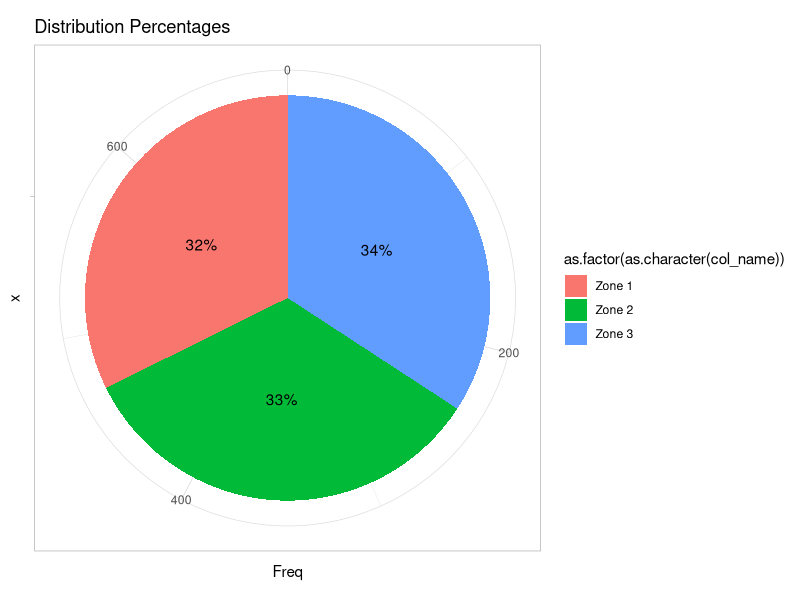
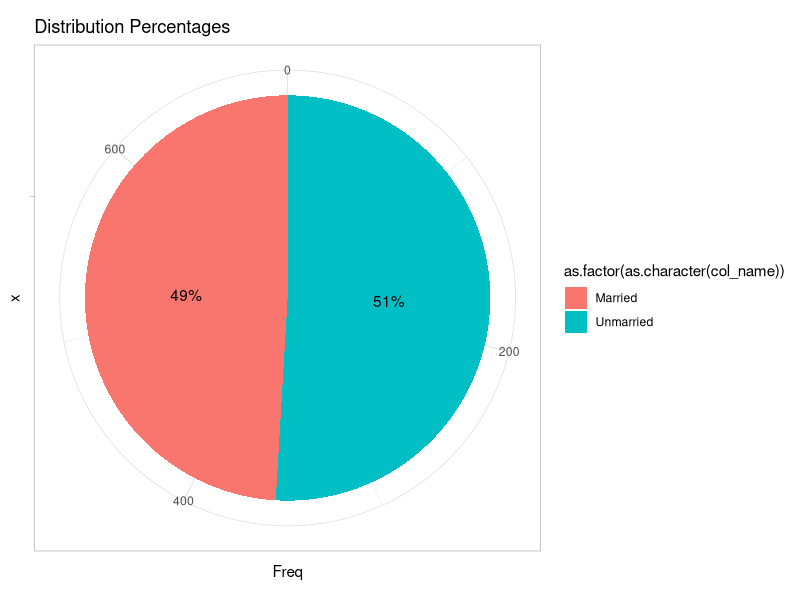
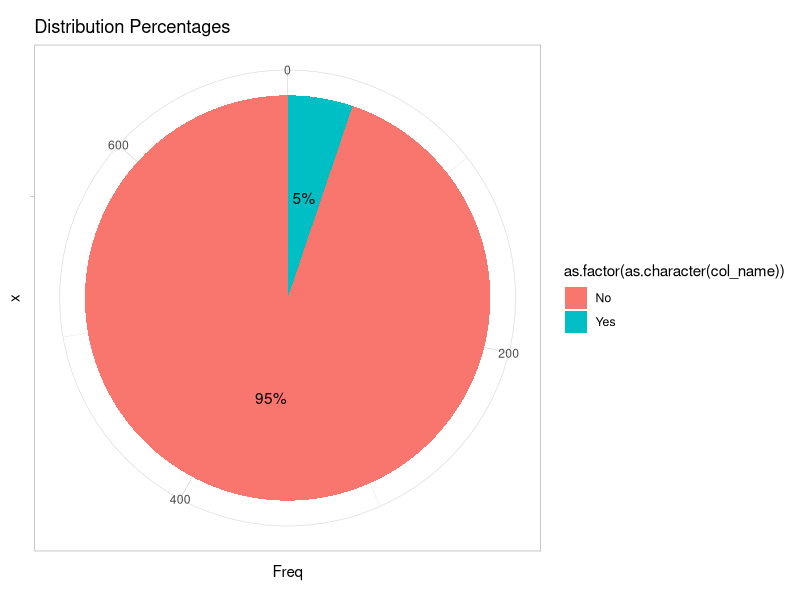
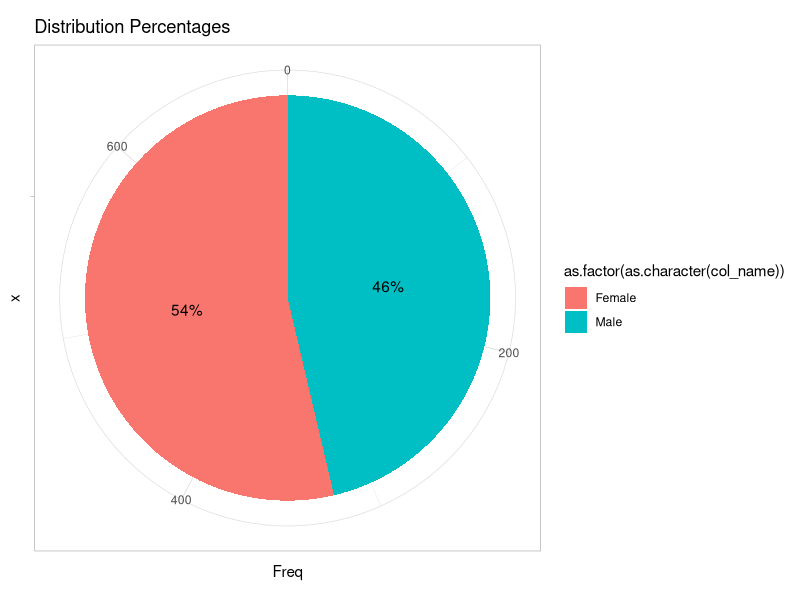
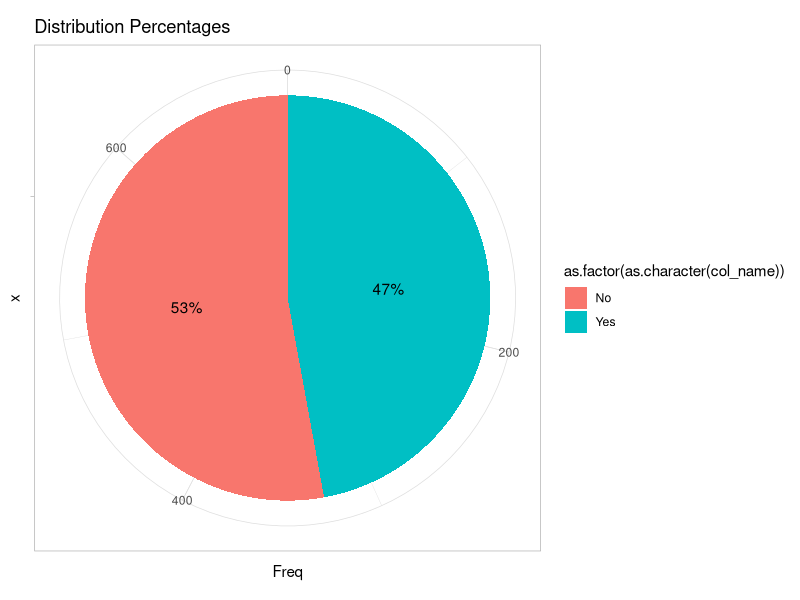
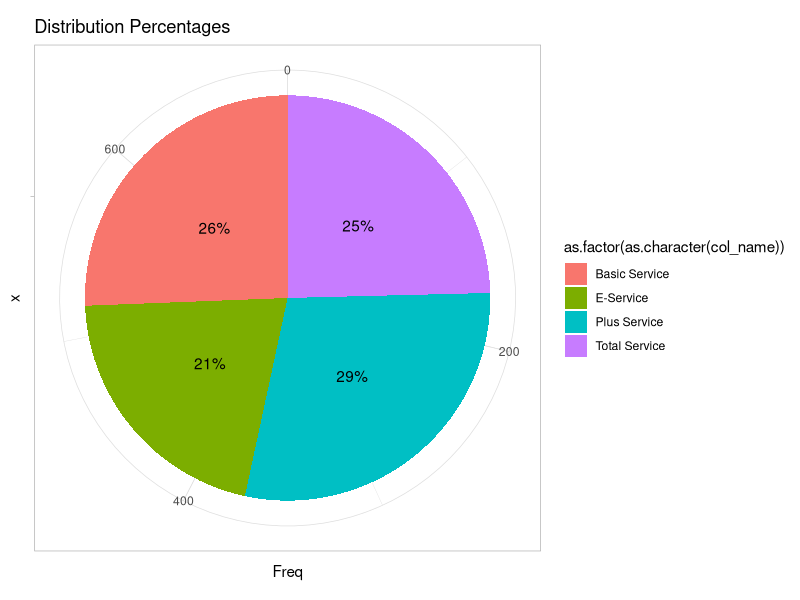
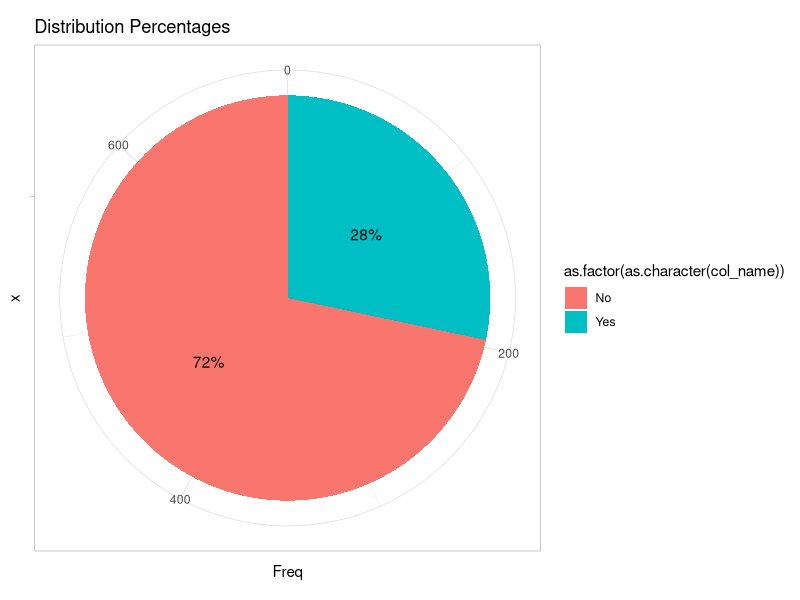
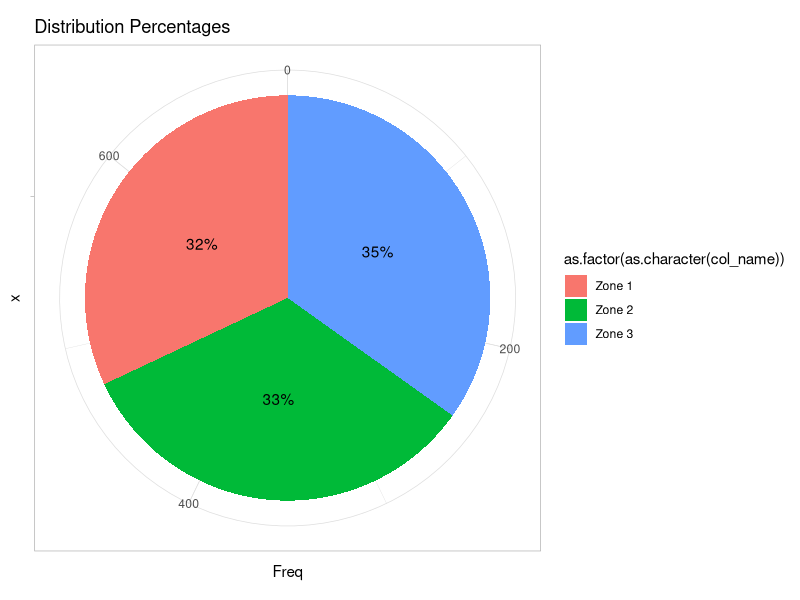

Source code (R) for these figures, in order:
## ---- chunk 1
library(readxl)
Telecommunication_Data <- read_excel("Telecommunication Data.xlsx")
View(Telecommunication_Data)
## ---- chunk 2
head(Telecommunication_Data)
## ---- chunk 3
colnames(Telecommunication_Data)
## ---- chunk 4
missing_values = data.frame(columns = colnames(Telecommunication_Data),
                            vals_missing = colSums(is.na(Telecommunication_Data)),
                            perc_missing = colMeans(is.na(Telecommunication_Data)) * 100)

head(missing_values)
## ---- chunk 5
# columns with more than 50% missing values need to be removed 
Telecommunication_Data = Telecommunication_Data[rowMeans(is.na(Telecommunication_Data))< 0.5, colMeans(is.na(Telecommunication_Data)) < 0.5]
colnames(Telecommunication_Data)
## ---- chunk 6
set.seed(123)

# split witha 70/30 ration
ind = sample(1:nrow(Telecommunication_Data), 0.7 * nrow(Telecommunication_Data))

train = Telecommunication_Data[ind,]
test = Telecommunication_Data[-ind,]

nrow(train)
nrow(test)
## ---- chunk 7
linear_regress_data = train
## ---- chunk 8
library(dplyr, warn.conflicts = FALSE)

char_columns = colnames(linear_regress_data %>% select_if(is.character))
char_columns
## ---- chunk 9
library(ggplot2)
plot_distrib = function(col_name){
  # convert the data into columns
  col_vals = data.frame(table(col_name))
  col_vals$percent = col_vals$Freq / sum(col_vals$Freq) * 100
  # plot the distibution
  plot = ggplot(col_vals, aes(x = "", y = Freq, fill = as.factor(as.character(col_name)))) +
    geom_bar(stat = "identity") +
    coord_polar("y") +
    geom_text(aes(label = paste0(round(percent), "%")), position = position_stack(vjust = 0.5)) +
    ggtitle("Distribution Percentages") +
    theme_light()
  return(plot)
}
## ---- chunk 10
char_columns
## ---- chunk 11
print("Distribution of Region")
img = plot_distrib(linear_regress_data$region)
print(img)
## ---- chunk 12
print("Distribution of Marital")
img = plot_distrib(linear_regress_data$marital)
print(img)
## ---- chunk 13
print("Distribution of Retire")
img = plot_distrib(linear_regress_data$retire)
print(img)
## ---- chunk 14
print("Distribution of Gender")
img = plot_distrib(linear_regress_data$gender)
print(img)
## ---- chunk 15
print("Distribution of TollFree")
img = plot_distrib(linear_regress_data$tollfree)
print(img)
## ---- chunk 16
print("Distribution of Custcat")
img = plot_distrib(linear_regress_data$custcat)
print(img)
## ---- chunk 17
print("Distribution of Churn")
img = plot_distrib(linear_regress_data$churn)
print(img)
## ---- chunk 18
# using random forest regression to impute 
# categorical values are better replaced by mode

# calculate mode
calc_mod = function(x){
  uniq_x = unique(x)
  uniq_x[which.max(tabulate(match(x, uniq_x)))]
}

# use ifelse to replace with mode otherwise retain the data
linear_regress_data$region = ifelse(is.na(linear_regress_data$region),calc_mod(linear_regress_data$region),                      linear_regress_data$region)

# confirm if there is still na data in region
if(any(is.na(linear_regress_data$region))){
  print("There are still na values")
}else{
  print("There are no na values")
}
## ---- chunk 19
plt = plot_distrib(linear_regress_data$region)
print(plt)
## ---- chunk 20
linear_regress_data$marital = ifelse(is.na(linear_regress_data$marital),calc_mod(linear_regress_data$marital),                      linear_regress_data$marital)

# confirm if there is still na data in region
if(any(is.na(linear_regress_data$marital))){
  print("There are still na values")
}else{
  print("There are no na values")
}
## ---- chunk 21
plt = plot_distrib(linear_regress_data$marital)
print(plt)
## ---- chunk 22
linear_regress_data$retire = ifelse(is.na(linear_regress_data$retire),calc_mod(linear_regress_data$retire),                      linear_regress_data$retire)

# confirm if there is still na data in region
if(any(is.na(linear_regress_data$retire))){
  print("There are still na values")
}else{
  print("There are no na values")
}
## ---- chunk 23
plt = plot_distrib(linear_regress_data$retire)
print(plt)
## ---- chunk 24
linear_regress_data$gender = ifelse(is.na(linear_regress_data$gender),calc_mod(linear_regress_data$gender),                      linear_regress_data$gender)

# confirm if there is still na data in region
if(any(is.na(linear_regress_data$gender))){
  print("There are still na values")
}else{
  print("There are no na values")
}

plt = plot_distrib(linear_regress_data$gender)
print(plt)
## ---- chunk 25
linear_regress_data$tollfree = ifelse(is.na(linear_regress_data$tollfree),calc_mod(linear_regress_data$tollfree),                      linear_regress_data$tollfree)

# confirm if there is still na data in region
if(any(is.na(linear_regress_data$tollfree))){
  print("There are still na values")
}else{
  print("There are no na values")
}

plt = plot_distrib(linear_regress_data$tollfree)
print(plt)
## ---- chunk 26
linear_regress_data$custcat = ifelse(is.na(linear_regress_data$custcat),calc_mod(linear_regress_data$custcat),                      linear_regress_data$custcat)

# confirm if there is still na data in region
if(any(is.na(linear_regress_data$custcat))){
  print("There are still na values")
}else{
  print("There are no na values")
}

plt = plot_distrib(linear_regress_data$custcat)
print(plt)
## ---- chunk 27
linear_regress_data$churn = ifelse(is.na(linear_regress_data$churn),calc_mod(linear_regress_data$churn),                      linear_regress_data$churn)

# confirm if there is still na data in region
if(any(is.na(linear_regress_data$churn))){
  print("There are still na values")
}else{
  print("There are no na values")
}

plt = plot_distrib(linear_regress_data$churn)
print(plt)
## ---- chunk 28
char_columns
## ---- chunk 29
unique(linear_regress_data$region)
## ---- chunk 30
linear_regress_data$region = ifelse(linear_regress_data$region == "Zone 1", 1, ifelse(
  linear_regress_data$region == "Zone 2", 2, ifelse(
    linear_regress_data$region == "Zone 3", 3, linear_regress_data$region
  )
))
## ---- chunk 31
unique(linear_regress_data$marital)
## ---- chunk 32
linear_regress_data$marital = ifelse(linear_regress_data$marital == "Unmarried", 1, ifelse(
  linear_regress_data$marital == "Married", 2, linear_regress_data$marital
  )
) 
## ---- chunk 33
unique(linear_regress_data$retire)
## ---- chunk 34
linear_regress_data$retire = ifelse(linear_regress_data$retire == "No", 1, ifelse(
  linear_regress_data$retire == "Yes", 2, linear_regress_data$retire
  )
) 
## ---- chunk 35
unique(linear_regress_data$gender)
## ---- chunk 36
linear_regress_data$gender = ifelse(linear_regress_data$gender == "Female", 1, ifelse(
  linear_regress_data$gender == "Male", 2, linear_regress_data$gender
  )
) 
## ---- chunk 37
unique(linear_regress_data$tollfree)
## ---- chunk 38
linear_regress_data$tollfree = ifelse(linear_regress_data$tollfree == "No", 1, ifelse(
  linear_regress_data$tollfree == "Yes", 2, linear_regress_data$tollfree
  )
) 
## ---- chunk 39
unique(linear_regress_data$custcat)
## ---- chunk 40
linear_regress_data$custcat = ifelse(linear_regress_data$custcat == "Plus Service", 1, ifelse(
  linear_regress_data$custcat == "Total Service", 2,ifelse(
  linear_regress_data$custcat == "E-Service", 3,ifelse(
  linear_regress_data$custcat == "Basic Service", 4, linear_regress_data$custcat
  )
)))
## ---- chunk 41
unique(linear_regress_data$churn)
## ---- chunk 42
linear_regress_data$churn = ifelse(linear_regress_data$churn == "No", 1, ifelse(
  linear_regress_data$churn == "Yes", 2, linear_regress_data$churn
  )
) 
## ---- chunk 43
linear_regress_data = linear_regress_data %>% mutate(across(all_of(char_columns), as.factor))
head(linear_regress_data)
## ---- chunk 44
non_factor = colnames(linear_regress_data %>% select_if(is.numeric))
non_factor
## ---- chunk 45
# using a density plot to assess the distribution of the data 

plot_density = function(data_set,num_col){
  ggplot(data_set, aes(x = data_set[[num_col]]))+
    geom_density(fill = "lightblue", color = "blue")+
    ggtitle(paste("Density Plot of", num_col))+
    xlab(num_col)+
    ylab("Density")+
    theme_minimal()
}
## ---- chunk 46
# plot

plot_density(linear_regress_data,"tenure")
## ---- chunk 47
# IMPUTE data
set.seed(123)
rand_val = function(data, column_name, low = 0, up = 1){
  data[[column_name]] = ifelse(is.na(data[[column_name]]), runif(sum(is.na(data[[column_name]])), min = low, max = up), data[[column_name]])
  return(data)
}
## ---- chunk 48
linear_regress_data=rand_val(linear_regress_data, "tenure")

if(any(is.na(linear_regress_data$tenure))){
  print(paste("there are na values", "tenure"))
}else{
  print(paste("there are no na values", "tenure"))
}
## ---- chunk 49
# new disribution of tenure
plot_density(linear_regress_data, "tenure")
## ---- chunk 50
plot_density(linear_regress_data, "age")
## ---- chunk 51
linear_regress_data = rand_val(linear_regress_data, "age")

if(any(is.na(linear_regress_data$tenure))){
  print(paste("there are na values", "age"))
}else{
  print(paste("there are no na values", "age"))
}
## ---- chunk 52
plot_density(linear_regress_data, "age")
## ---- chunk 53
plot_density(linear_regress_data, "address")
## ---- chunk 54
linear_regress_data = rand_val(linear_regress_data, "address")

if(any(is.na(linear_regress_data$tenure))){
  print(paste("there are na values", "address"))
}else{
  print(paste("there are no na values", "address"))
}
## ---- chunk 55
plot_density(linear_regress_data, "address")
## ---- chunk 56
plot_density(linear_regress_data, "income")
## ---- chunk 57
linear_regress_data = rand_val(linear_regress_data, "income")

if(any(is.na(linear_regress_data$income))){
  print(paste("there are na values", "income"))
}else{
  print(paste("there are no na values", "income"))
}
## ---- chunk 58
plot_density(linear_regress_data, "income")
## ---- chunk 59
plot_density(linear_regress_data, "employ")
## ---- chunk 60
linear_regress_data = rand_val(linear_regress_data, "employ")

if(any(is.na(linear_regress_data$employ))){
  print(paste("there are na values", "employ"))
}else{
  print(paste("there are no na values", "employ"))
}
## ---- chunk 61
plot_density(linear_regress_data, "employ")
## ---- chunk 62
plot_density(linear_regress_data, "reside")
## ---- chunk 63
linear_regress_data = rand_val(linear_regress_data, "reside")

if(any(is.na(linear_regress_data$reside))){
  print(paste("there are na values", "reside"))
}else{
  print(paste("there are no na values", "reside"))
}
## ---- chunk 64
plot_density(linear_regress_data, "reside")
## ---- chunk 65
plot_density(linear_regress_data, "tollten")
## ---- chunk 66
linear_regress_data = rand_val(linear_regress_data, "tollten")

if(any(is.na(linear_regress_data$tollten))){
  print(paste("there are na values", "tollten"))
}else{
  print(paste("there are no na values", "tollten"))
}
## ---- chunk 67
plot_density(linear_regress_data, "tollten")
## ---- chunk 68
plot_density(linear_regress_data, "equipten")
## ---- chunk 69
linear_regress_data = rand_val(linear_regress_data, "equipten")

if(any(is.na(linear_regress_data$equipten))){
  print(paste("there are na values", "equipten"))
}else{
  print(paste("there are no na values", "equipten"))
}
## ---- chunk 70
plot_density(linear_regress_data, "equipten")
## ---- chunk 71
plot_density(linear_regress_data, "cardten")
## ---- chunk 72
linear_regress_data = rand_val(linear_regress_data, "cardten")

if(any(is.na(linear_regress_data$cardten))){
  print(paste("there are na values", "cardten"))
}else{
  print(paste("there are no na values", "cardten"))
}
## ---- chunk 73
plot_density(linear_regress_data, "cardten")
## ---- chunk 74
plot_density(linear_regress_data, "wireten")
## ---- chunk 75
linear_regress_data = rand_val(linear_regress_data, "wireten")

if(any(is.na(linear_regress_data$wireten))){
  print(paste("there are na values", "wireten"))
}else{
  print(paste("there are no na values", "wireten"))
}
## ---- chunk 76
plot_density(linear_regress_data, "wireten")
## ---- chunk 77
plot_density(linear_regress_data, "loglong")
## ---- chunk 78
linear_regress_data = rand_val(linear_regress_data, "loglong")

if(any(is.na(linear_regress_data$loglong))){
  print(paste("there are na values", "loglong"))
}else{
  print(paste("there are no na values", "loglong"))
}
## ---- chunk 79
plot_density(linear_regress_data, "loglong")
## ---- chunk 80
plot_density(linear_regress_data, "logcard")
## ---- chunk 81
linear_regress_data = rand_val(linear_regress_data, "logcard")

if(any(is.na(linear_regress_data$logcard))){
  print(paste("there are na values", "logcard"))
}else{
  print(paste("there are no na values", "logcard"))
}
## ---- chunk 82
plot_density(linear_regress_data, "logcard")
## ---- chunk 83
# round off all values that are not 
# Age - 3
# employ - 7
# address - 5
# Tenure - 2
# income - 6
# reside - 10
linear_regress_data[, c(3, 7, 5, 2, 6,10)][,
                                            sapply(linear_regress_data[, c(3, 7, 5, 2, 6, 10)], is.numeric)] = round(linear_regress_data[, c(3, 7, 5, 2, 6, 10)][,
                                            sapply(linear_regress_data[, c(3, 7, 5, 2, 6, 10)], is.numeric)])

## ---- chunk 84
linear_regress_model = lm(age~., data = linear_regress_data)
summary(linear_regress_model)
## ---- chunk 85
# using the key predictor values only 
linear_regress_model_2 = lm(age~marital + address + employ + retire+ gender + reside + logcard, data = linear_regress_data)
summary(linear_regress_model_2)
## ---- chunk 86
linear_regress_model_3 = lm(age~marital + address + employ + retire+ reside + logcard, data = linear_regress_data)
summary(linear_regress_model_3)
## ---- chunk 87
any(is.na(linear_regress_data))
## ---- chunk 88
library(lmtest)
homoscedastisty_test = bptest(linear_regress_model)
homoscedastisty_test
## ---- chunk 89
homoscedastisty_test_2 = bptest(linear_regress_model_2)
homoscedastisty_test_2
## ---- chunk 90
homoscedastisty_test_3 = bptest(linear_regress_model_3)
homoscedastisty_test_3
## ---- chunk 91
linear_regress_residuals <- residuals(linear_regress_model_3)

# QQ plot 
qqnorm(linear_regress_residuals)
qqline(linear_regress_residuals, col = 2)
## ---- chunk 92
# residuals fitted value plot 
library(ggplot2)

res_fit = data.frame(fitted = linear_regress_model_3$fitted.values,
                     residual = linear_regress_model_3$residuals)

ggplot(data = res_fit,
       aes(x = fitted, y = residual)) +
  geom_point()+
  geom_hline(yintercept = 0, linetype = "dashed", color = "red") +
  labs(
    x = "fitted values",
    y = "residuals",
    title = "Fitted value Residual Plot"
  )
## ---- chunk 93
library(car, warn.conflicts = FALSE)

var_inf = vif(linear_regress_model_3)
var_inf
## ---- chunk 94
test= na.omit(test)
# age~marital + address + employ + retire+ reside + logcard
test$marital = ifelse(test$marital == "Unmarried", 1, ifelse(
  test$marital == "Married", 2, test$marital
))
test$retire = ifelse(test$retire == "No", 1, ifelse(
  test$retire == "Yes", 2, test$retire
))
predict_mod = predict(linear_regress_model_3,
                       test)
predict_mod = ifelse(predict_mod > 0.5, 1, 0)

actual_lm_val = test$age
mse = mean((predict_mod - actual_lm_val)^2)
rmse = sqrt(mse)

cat("The mean squared error is", mse, " with a rmse of ", rmse)
## ---- chunk 95
age_range = max(Telecommunication_Data$age, na.rm = TRUE) - min(Telecommunication_Data$age, na.rm = TRUE)
age_range
## ---- chunk 96
binom_regress_data = linear_regress_data
## ---- chunk 97
# encoding marital
binom_regress_data$marital = ifelse(binom_regress_data$marital == 1, 1, 0)
min(binom_regress_data$marital)
max(binom_regress_data$marital)
## ---- chunk 98
binom_model = glm(marital~., data = binom_regress_data, family = "binomial")
summary(binom_model)
## ---- chunk 99
binom_model_2 = glm(marital~age+employ+reside+retire+ logcard, data = binom_regress_data, family = "binomial")
summary(binom_model_2)
## ---- chunk 100
binom_model_3 = glm(marital~age+reside, data = binom_regress_data, family = "binomial")
summary(binom_model_3)
## ---- chunk 101
binom_model_4 = glm(marital~employ+retire+logcard, data =binom_regress_data, family = "binomial")
summary(binom_model_4)
## ---- chunk 102
binom_test = test
binom_test$marital = ifelse(binom_test$marital == 1, 1, 0)
binom_pred = predict(binom_model_2, test, type = "response")
binom_pred = ifelse(binom_pred > 0.5, 1, 0)

# see prediction model contigency table
binom_cont_tab = table(predicted = binom_pred, actual =  binom_test$marital)

print("Unmarried = 1 and married = 0")
binom_cont_tab
## ---- chunk 103
library(caTools)
library(ROCR)
binomial_acc_obj = prediction(binom_pred, binom_test$marital)
binom_auc = performance(binomial_acc_obj, measure = "auc")
binom_auc = binom_auc@y.values[[1]]
binom_auc * 100
## ---- chunk 104
# coefficient of linear regression
coef(binom_model_2)
## ---- chunk 105
multinom_data = linear_regress_data
## ---- chunk 106
library(nnet)
multi_nom_mod = multinom(reside~., data = multinom_data)
summary(multi_nom_mod)
## ---- chunk 107
coef(multi_nom_mod)[1,]
## ---- chunk 108
multi_test = test
multi_test$region = ifelse(multi_test$region == "Zone 1", 1, ifelse(multi_test$region == "Zone 2", 2, ifelse(
  multi_test$region == "Zone 3", 3, multi_test$region
)))
multi_test$region = as.factor(multi_test$region)
multi_test$gender =ifelse(multi_test$gender == "Female", 1,2) 
multi_test$gender = as.factor(multi_test$gender)
multi_test$tollfree =ifelse(multi_test$tollfree == "No", 1,2) 
multi_test$tollfree = as.factor(multi_test$tollfree)
multi_test$custcat = ifelse(multi_test$custcat == "Plus Service", 1, ifelse(
  multi_test$custcat == "Total Service", 2,ifelse(
  multi_test$custcat == "E-Service", 3,ifelse(
  multi_test$custcat == "Basic Service", 4, multi_test$custcat
  )
)))
multi_test$custcat = as.factor(multi_test$custcat)
multi_test$churn =ifelse(multi_test$churn == "No", 1,2)
multi_test$churn= as.factor(multi_test$churn)
predict_multi = predict(multi_nom_mod, newdata = multi_test)
accuracy_multi <- mean(predict_multi== multi_test$reside)
accuracy_multi
## ---- chunk 109
poisson_data = linear_regress_data

poisson_mod = glm(employ~., data = poisson_data, family = "poisson" )

summary(poisson_mod)
## ---- chunk 110
poisson_mod_2 = glm(employ~region+tenure+age+marital+address+income+retire+gender+reside+tollfree+wireten+loglong+churn, data = poisson_data, family = "poisson")
summary(poisson_mod_2)
## ---- chunk 111
poisson_mod_3 = glm(employ~tenure+age+address+income+retire+gender+tollfree+wireten+loglong+churn, data = poisson_data, family = "poisson")
summary(poisson_mod_3)
## ---- chunk 112
poisson_mod_4 = glm(employ~tenure+age+address+income+gender+tollfree+wireten+loglong+churn, data = poisson_data, family= "poisson")
summary(poisson_mod_4)
## ---- chunk 113
poisson_test = multi_test
poisson_pred = predict(poisson_mod_3, poisson_test)
poisson_pred = ifelse(poisson_pred > 0.5, 1, 0)

# contigency table 
print("predictions are for employ from 0 - 41")
poisson_tab = t(table(predicted = poisson_pred, actual = poisson_test$employ))
poisson_tab
## ---- chunk 114
poisson_residuals = data.frame(fitted = predict(poisson_mod_3), 
                               residuals = residuals(poisson_mod_3))

library(ggplot2)

ggplot(poisson_residuals, aes(x = fitted, y = residuals))+
  geom_point()+
  geom_hline(yintercept = 0, linetype = "dashed", color = "red") +
  labs(x = "Fitted Values", y = "Residuals", title = "Poisson Regression Residuals Plot")
## ---- chunk 115
actual_poisson = data.frame(employ = test$employ, count = rep(1, nrow(test)))
actual_poisson = actual_poisson %>% group_by(employ)%>%summarise(count = sum(count))
actual_poisson
## ---- chunk 116
poisson_test = multi_test
predicted_poisson = predict(poisson_mod_3, poisson_test, type ="response")
actual_val_pois = actual_poisson$count
rmse_pois = sqrt(mean(actual_val_pois- predicted_poisson)^2)
real_pois = mean(actual_poisson$count)
cat("The rmse of the poisson model is: ", rmse_pois,"\nThe actual value is: ", real_pois)
## ---- chunk 117
# propotional difference
tol = 0.1
pois_diff = abs(rmse_pois - real_pois)/ (max(abs(rmse_pois), abs(real_pois)))
pois_diff < tol
